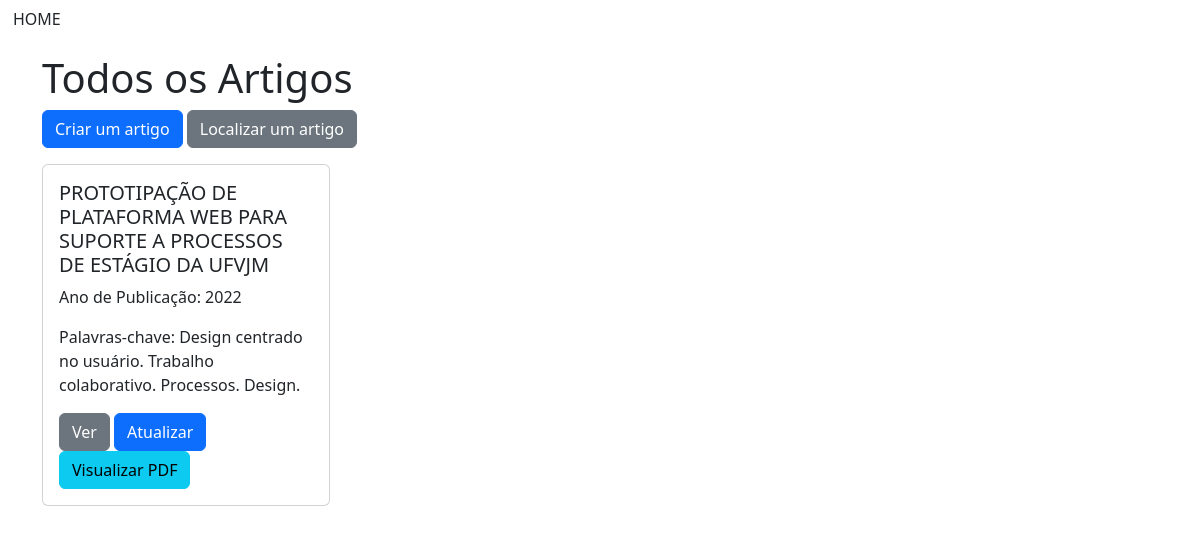
The app's page /, older data.
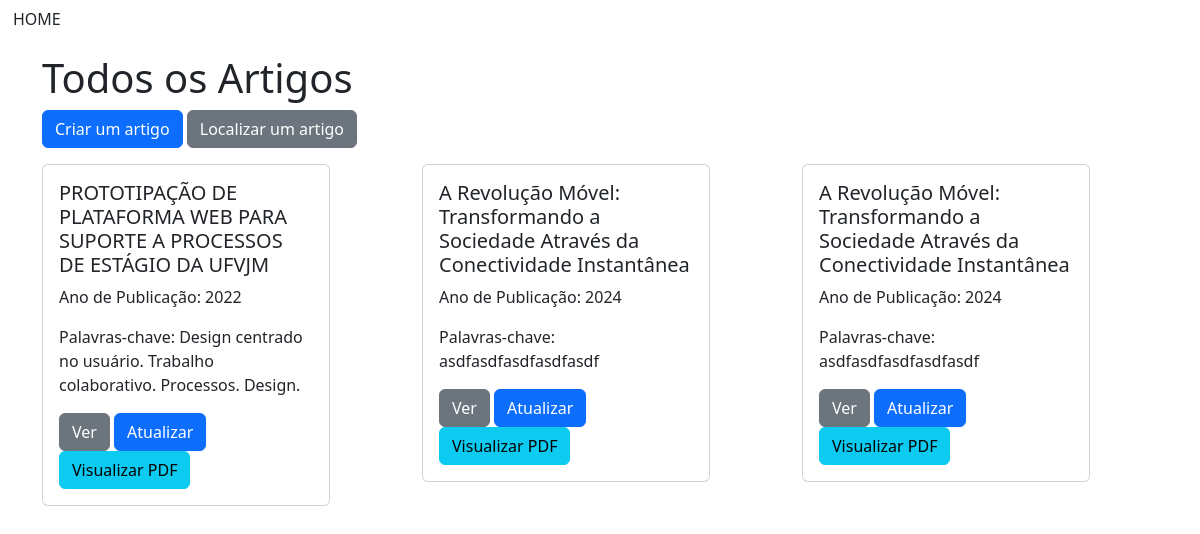
The same page, newer data.
### crud_app/models.py (models this page shows)
class Artigo(models.Model):
    titulo = models.CharField(max_length=200, blank=False, null=False)
    autores = models.CharField(max_length=300, blank=False, null=False)
    resumo = models.TextField(blank=False, null=False)
    abstract = models.TextField(blank=False, null=False)
    palavras_chave = models.CharField(max_length=200, blank=False, null=False)
    data_ano = models.IntegerField(blank=False, null=False, default=timezone.now().year)
    revista = models.CharField(max_length=200, blank=False, null=False)
    arquivo = models.FileField(upload_to='uploads/', blank=False)
    data_ultima_edicao = models.DateTimeField(auto_now=True)

### crud_app/views.py (the view)
# urls.py: path("", views.artigos_list , name='artigos_list'),
def artigos_list(request):
    template_name = 'listar_artigos'
    artigos = Artigo.objects.all()
    context = {
        'artigos': artigos
        }
    return render(request, 'listar_artigos.html', {'artigos': artigos})

### crud_app/templates/listar_artigos.html (shortened to what this page needs)
{% extends 'base.html' %}
{% load static %}
{% block content %}
<h1>Todos os Artigos</h1>
<a href="{% url 'artigo_create' %}" class="btn btn-primary mb-3">Criar um artigo</a>
<a href="{% url 'buscar_artigo' %}" class="btn btn-secondary mb-3">Localizar um artigo</a>
<div class="row">
    {% for artigo in artigos %}
    <div class="col-md-4 mb-3">
        <div class="card" style="width: 18rem;">
            <div class="card-body">
                <h5 class="card-title">{{ artigo.titulo }}</h5>
                <p class="card-text">Ano de Publicação: {{ artigo.data_ano }}</p>
                <p class="card-text">Palavras-chave: {{ artigo.palavras_chave }}</p>
                <a href="{% url 'artigo_detalhe' artigo.id %}" class="btn btn-secondary">Ver</a>
                <a href="{% url 'artigo_update' artigo.id %}" class="btn btn-primary">Atualizar</a>
                <a href="{% url 'visualizar_artigo' artigo.id %}" class="btn btn-info">Visualizar PDF</a>
            </div>
        </div>
    </div>
    {% endfor %}
</div>
{% endblock content %}

Row changes from the older to the newer data that the page shows:
added Artigo: titulo "A Revolução Móvel: Transformando a Sociedade Através da Conectividade Instantânea", data_ano "2024", palavras_chave "asdfasdfasdfasdfasdf"
added Artigo: titulo "A Revolução Móvel: Transformando a Sociedade Através da Conectividade Instantânea", data_ano "2024", palavras_chave "asdfasdfasdfasdfasdf"
